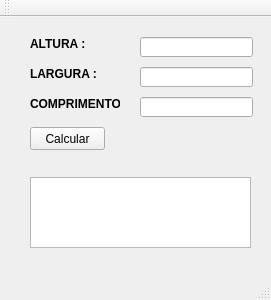
<?xml version="1.0" encoding="UTF-8"?>
<ui version="4.0">
 <class>MainWindow</class>
 <widget class="QMainWindow" name="MainWindow">
  <property name="geometry">
   <rect>
    <x>0</x>
    <y>0</y>
    <width>271</width>
    <height>300</height>
   </rect>
  </property>
  <property name="windowTitle">
   <string>PROJETO CLASSE PARALELEPIPEDO</string>
  </property>
  <widget class="QWidget" name="centralWidget">
   <widget class="QLabel" name="label">
    <property name="geometry">
     <rect>
      <x>30</x>
      <y>20</y>
      <width>90</width>
      <height>13</height>
     </rect>
    </property>
    <property name="font">
     <font>
      <weight>75</weight>
      <bold>true</bold>
     </font>
    </property>
    <property name="text">
     <string>ALTURA :</string>
    </property>
   </widget>
   <widget class="QLabel" name="label_2">
    <property name="geometry">
     <rect>
      <x>30</x>
      <y>50</y>
      <width>90</width>
      <height>13</height>
     </rect>
    </property>
    <property name="font">
     <font>
      <weight>75</weight>
      <bold>true</bold>
     </font>
    </property>
    <property name="text">
     <string>LARGURA : </string>
    </property>
   </widget>
   <widget class="QLabel" name="label_3">
    <property name="geometry">
     <rect>
      <x>30</x>
      <y>80</y>
      <width>90</width>
      <height>13</height>
     </rect>
    </property>
    <property name="font">
     <font>
      <weight>75</weight>
      <bold>true</bold>
     </font>
    </property>
    <property name="text">
     <string>COMPRIMENTO :</string>
    </property>
   </widget>
   <widget class="QLineEdit" name="lineEditAltura">
    <property name="geometry">
     <rect>
      <x>140</x>
      <y>20</y>
      <width>113</width>
      <height>20</height>
     </rect>
    </property>
   </widget>
   <widget class="QLineEdit" name="lineEditLargura">
    <property name="geometry">
     <rect>
      <x>140</x>
      <y>50</y>
      <width>113</width>
      <height>20</height>
     </rect>
    </property>
   </widget>
   <widget class="QLineEdit" name="lineEditComprimento">
    <property name="geometry">
     <rect>
      <x>140</x>
      <y>80</y>
      <width>113</width>
      <height>20</height>
     </rect>
    </property>
   </widget>
   <widget class="QTextEdit" name="textEditSaida">
    <property name="geometry">
     <rect>
      <x>30</x>
      <y>160</y>
      <width>221</width>
      <height>71</height>
     </rect>
    </property>
    <property name="html">
     <string>&lt;!DOCTYPE HTML PUBLIC &quot;-//W3C//DTD HTML 4.0//EN&quot; &quot;http://www.w3.org/TR/REC-html40/strict.dtd&quot;&gt;
&lt;html&gt;&lt;head&gt;&lt;meta name=&quot;qrichtext&quot; content=&quot;1&quot; /&gt;&lt;style type=&quot;text/css&quot;&gt;
p, li { white-space: pre-wrap; }
&lt;/style&gt;&lt;/head&gt;&lt;body style=&quot; font-family:'MS Shell Dlg 2'; font-size:8.25pt; font-weight:400; font-style:normal;&quot;&gt;
&lt;p style=&quot;-qt-paragraph-type:empty; margin-top:0px; margin-bottom:0px; margin-left:0px; margin-right:0px; -qt-block-indent:0; text-indent:0px;&quot;&gt;&lt;br /&gt;&lt;/p&gt;&lt;/body&gt;&lt;/html&gt;</string>
    </property>
   </widget>
   <widget class="QPushButton" name="pushButtonCalcular">
    <property name="geometry">
     <rect>
      <x>30</x>
      <y>110</y>
      <width>75</width>
      <height>23</height>
     </rect>
    </property>
    <property name="text">
     <string>Calcular</string>
    </property>
   </widget>
  </widget>
  <widget class="QMenuBar" name="menuBar">
   <property name="geometry">
    <rect>
     <x>0</x>
     <y>0</y>
     <width>271</width>
     <height>21</height>
    </rect>
   </property>
  </widget>
  <widget class="QToolBar" name="mainToolBar">
   <attribute name="toolBarArea">
    <enum>TopToolBarArea</enum>
   </attribute>
   <attribute name="toolBarBreak">
    <bool>false</bool>
   </attribute>
  </widget>
  <widget class="QStatusBar" name="statusBar"/>
 </widget>
 <layoutdefault spacing="6" margin="11"/>
 <resources/>
 <connections/>
</ui>
